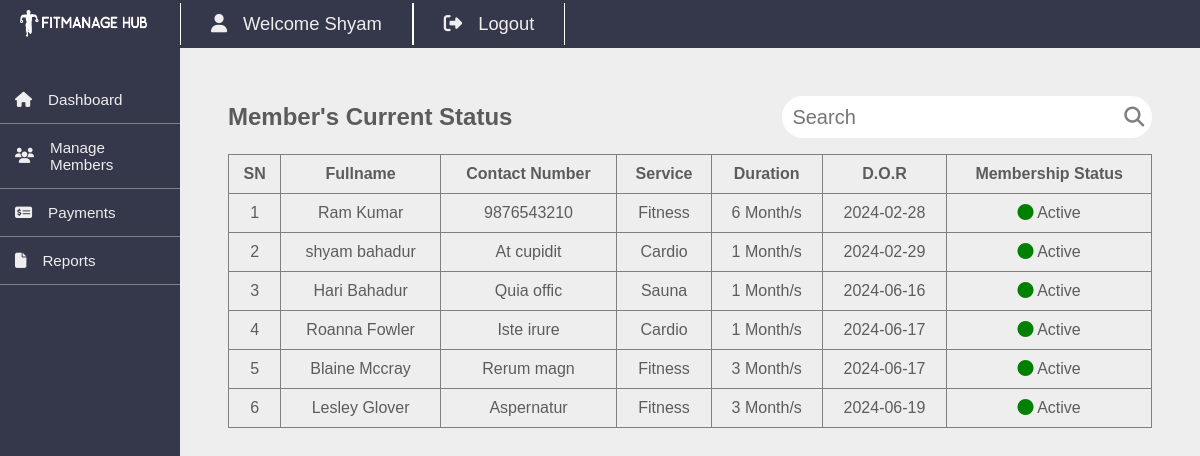
The page /staffs/member-status.php (signed in) on the database its author committed.
### tables this page shows
CREATE TABLE `members` (
  `id` int(11) NOT NULL,
  `fullname` varchar(20) NOT NULL,
  `username` varchar(20) NOT NULL,
  `password` varchar(100) NOT NULL,
  `gender` varchar(20) NOT NULL,
  `dor` date NOT NULL,
  `services_id` int(11) NOT NULL,
  `plan` varchar(100) NOT NULL,
  `address` varchar(20) NOT NULL,
  `contact` varchar(10) NOT NULL,
  `status` varchar(20) NOT NULL DEFAULT 'Active',
  `reminder` int(11) NOT NULL DEFAULT 0,
  `pay_date` date NOT NULL,
  `plan_link` varchar(255) NOT NULL
);

CREATE TABLE `services` (
  `id` int(11) NOT NULL,
  `service_name` varchar(100) NOT NULL,
  `cost` int(11) NOT NULL
);

### staffs/member-status.php (the view, shortened to what this page needs)
<?php
include '../dbcon.php';
$sql="SELECT members.*, services.service_name
    FROM members
    LEFT JOIN services on members.services_id=services.id";
$res=mysqli_query($conn,$sql);
$sn=1;
?>
<!DOCTYPE html>
<html lang="en">
    <head>
        <link rel="stylesheet" href="css/member-status.css">
    </head>
    <body>
        <?php include 'includes/template.php';?>
<div class="content">
    <div class="heading">
    <h2>Member's Current Status</h2>
    <form action="member-status.php" method="post" id="searchForm">
        <input type="text" id="searchField" placeholder="Search" name="search" value="<?php echo isset($_POST['search']) ? htmlspecialchars($_POST['search']) : ''; ?>" oninput="submitForm()">
        <button type="submit"><i class="fa-solid fa-search"></i></button>
    </form>
    </div>
    <div class="status-table">
        <table>
            <thead>
                <tr>
                    <th>SN</th>
                    <th>Fullname</th>
                    <th>Contact Number</th>
                    <th>Service</th>
                    <th>Duration</th>
                    <th>D.O.R</th>
                    <th>Membership Status</th>
                </tr>
            </thead>
            <tbody>
            <?php if(($res->num_rows)==0){ ?>
            <tr>
                <td colspan="11">NO RECORD FOUND</td>
            </tr>
       <?php } else { while($user=mysqli_fetch_assoc($res)){ ?>
                <tr>
                    <td><?=$sn++?></td>
                    <td><?=$user['fullname']?></td>
                    <td><?=$user['contact']?></td>
                    <td><?=$user['service_name']?></td>
                    <td><?=$user['plan']?> Month/s</td>
                    <td><?=$user['dor']?></td>
                    <td><?php if( $user['status'] == 'Active' || $user['status']=='active' ){ echo '<i class="fas fa-circle" style="color:green;"></i> Active';} else { echo '<i class="fas fa-circle" style="color:red;"></i> Expired';}?></td>
                </tr>
                <?php }} ?>
            </tbody>
        </table>
    </div>
</div>
<?php include 'includes/footer.php'?>

### staffs/css/member-status.css (style rules this page uses)
table,th,td { color: rgb(92,92,92); border: 1px solid grey; text-align: center; padding: 10px; }
table { border-collapse: collapse; width: 100%; margin-top: 1rem; }

### staffs/css/template.css (style rules this page uses)
* { margin: 0; padding: 0; font-family: "Poppins", sans-serif; }
body { background-color: #eeeeee; }
.content { margin: 3rem; color: rgb(91,91,91); }
.heading { width: 100%; display: flex; align-items: center; justify-content: space-between; }
#searchForm { width: 40%; display: flex; align-items: center; background-color: white; border-radius: 30px; }
#searchField { width: 90%; height: 2rem; border: 0; outline: 0; padding: 5px; padding-left: 10px; border-radius: 30px; font-size: 1.25rem; }
#searchForm button { width: 10%; font-size: 1.25rem; color: grey; background: none; border: none; outline: none; }

### rows shown on the page
members: fullname "Ram Kumar", contact "9876543210", services.service_name "Fitness", plan "6", dor "2024-02-28", status "Active"
members: fullname "shyam bahadur", contact "At cupidit", services.service_name "Cardio", plan "1", dor "2024-02-29", status "Active"
members: fullname "Hari Bahadur", contact "Quia offic", services.service_name "Sauna", plan "1", dor "2024-06-16", status "Active"
members: fullname "Roanna Fowler", contact "Iste irure", services.service_name "Cardio", plan "1", dor "2024-06-17", status "Active"
members: fullname "Blaine Mccray", contact "Rerum magn", services.service_name "Fitness", plan "3", dor "2024-06-17", status "Active"
members: fullname "Lesley Glover", contact "Aspernatur", services.service_name "Fitness", plan "3", dor "2024-06-19", status "Active"

### other values the page prints
$_SESSION['user'] "Shyam"
